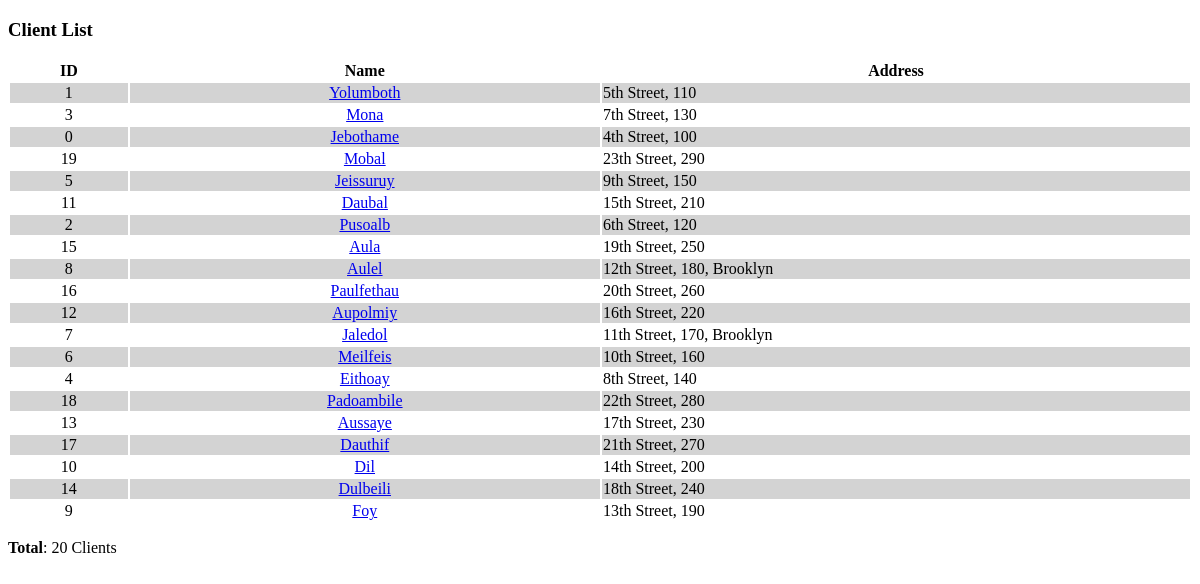
/ord/clients, run on an earlier commit of the app's database.
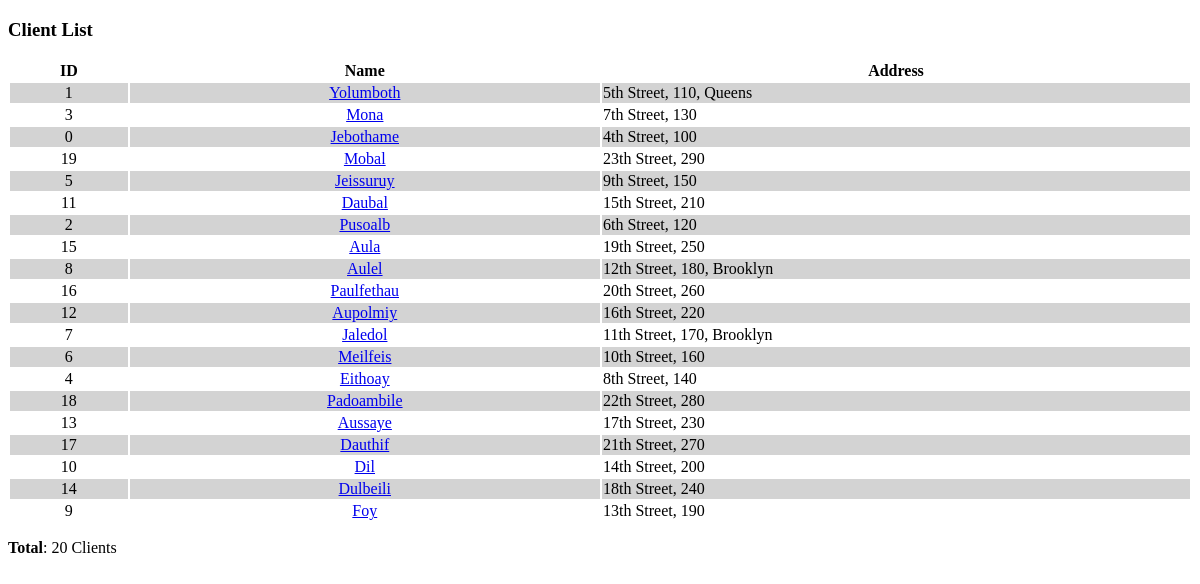
And on a later commit of the database.
### pizzaria/orders/models.py (models this page shows, shortened)
class Client(models.Model):
    name = models.CharField(max_length=128)
    phone = models.CharField(u'telephone number',max_length=16, db_index=True)
    ext = models.CharField(max_length=8, blank=True)
    email = models.EmailField(blank=True)
    address = models.CharField(max_length=64, db_index=True)
    number = models.PositiveIntegerField(db_index=True)
    district = models.CharField(max_length=64, blank=True)
    notes = models.TextField(blank=True)
    class Meta:
        unique_together = ('phone', 'ext')
        ordering = ['phone', 'ext']
    def full_address(self):
        return u'%s, %s' % (self.address, self.number)
    full_address.short_description = u'address'
    @models.permalink
    def get_absolute_url(self):
        return('info-cli', (), {'pk': self.id})

### orders/templates/orders/client_list.html (shortened to what this page needs)
<!DOCTYPE html>
    <head>
    </head>
    <body>
        <h3>Client List</h3>
        <table style="width:100%">
            <tr>
                <th style="width:10%">ID</th>
                <th style="width:40%">Name</th>
                <th style="width:50%">Address</th>
            </tr>
            {% for client in list_clients %}
                <tr style="background-color: {%cycle 'lightgray' 'white'%}">
                    <td style="text-align:center">{{client.id}}</td>
                    <td style="text-align:center"><a href="{{client.get_absolute_url}}">{{client.name}}</a></td>
                    <td>{{client.full_address}}{% if client.district %}, {{client.district}} {% endif %}</td>
                </tr>
            {% endfor %}
        </table>
        {% with total=list_clients.count %}
        <p><b>Total</b>: {{total}} Client{{total|pluralize}}</p>
        {% endwith %}

What changed in the data, as far as the page shows it:
changed Client "Yolumboth": district (not shown) → "Queens"
